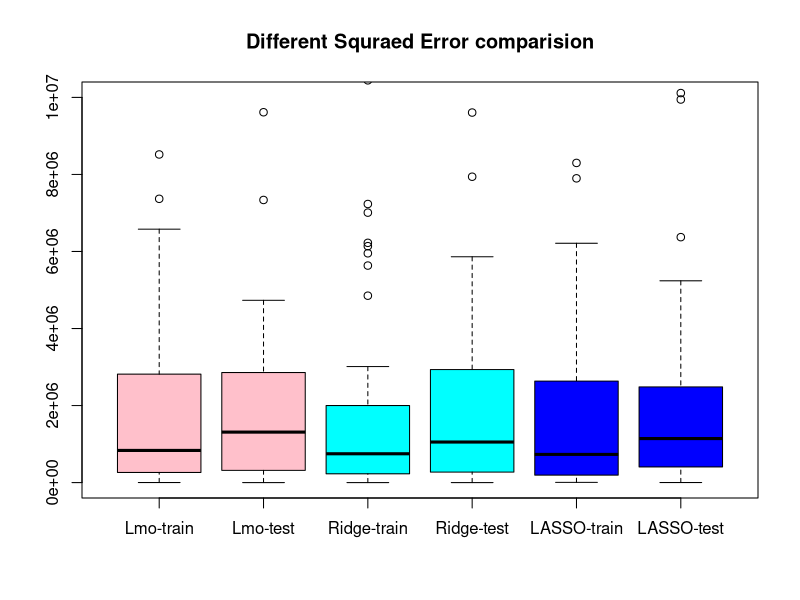

R code for this plot:
#--------------------------------------------------------------------------
#          Comparing regressions ( LInear reg(OLS), Ridge, LASSO )
#---------------------------------------------------------------------------
# "Prestige" dataset

library(glmnet)
library(car)

head(Prestige)

set.seed(4061)

y = Prestige$income
x = Prestige[,c("education","prestige","women")]

#Train test split
set.seed(1)
itrain = sample(c(1:nrow(x)), round(.7*nrow(x))) # 70%-30% split
x.train = x[itrain,]
y.train = y[itrain]
x.test = x[-itrain,]
y.test = y[-itrain]


#---------------------LInear regression
#Fit model on Prestige data
lmo = lm(y.train~., data=x.train) 
summary(lmo)

# predict from training data
lmo.train.pred = predict(lmo, newx=x.train)
lmo.train.sqr.err = (lmo.train.pred - y.train)^2

# predict from test data
lmo.pred = predict(lmo, newdata=x.test)
lmo.test.sqr.err = (lmo.pred- y.test)^2


#----------------------LASSO
xm.train = model.matrix(y.train~., data=x.train)[,-1]
xm.test = model.matrix(y.test~., data=x.test)[,-1]

#Fit model on Prestige data
lasso.cv = cv.glmnet(xm.train, y.train, alpha=1)
lasso = glmnet(xm.train, y.train, alpha=1, lambda=lasso.cv$lambda.min)

# predict from training data
lasso.train.pred = predict(lasso, newx=xm.train)
lasso.train.sqr.err = (lasso.train.pred - y.train)^2

# predict from test data
lasso.pred = predict(lasso, newx=as.matrix(x.test))
lasso.test.sqr.err = (lasso.pred - y.test)^2


#-----------------------Ridge
xm.train = model.matrix(y.train~., data=x.train)[,-1]
xm.test = model.matrix(y.test~., data=x.test)[,-1]

#Fit model on Prestige data
ridge.cv = cv.glmnet(xm.train, y.train, alpha=0)
ridge = glmnet(xm.train, y.train, alpha=0, lambda=ridge.cv$lambda.min)

# predict from training data
ridge.train.pred = predict(ridge, newx=xm.train)
ridge.train.sqr.err = (ridge.train.pred - y.train)^2

# predict from test data
ridge.pred = predict(ridge, newx=as.matrix(x.test))
ridge.test.sqr.err = (ridge.pred - y.test)^2



cbind(coef(lmo), coef(lasso), coef(ridge))

# prediction comparision
cbind(lmo.pred, lasso.pred, ridge.pred)

boxplot( lmo.train.sqr.err, lmo.test.sqr.err,
	 ridge.train.sqr.err, ridge.test.sqr.err,
	lasso.train.sqr.err, lasso.test.sqr.err,
	ylim = c(0,10^7),
	main = "Different Squraed Error comparision",
	names = c("Lmo-train", "Lmo-test",
		    "Ridge-train", "Ridge-test",
		    "LASSO-train", "LASSO-test"),
	col = c('pink', 'pink', 'cyan', 'cyan', 'blue', 'blue'))










